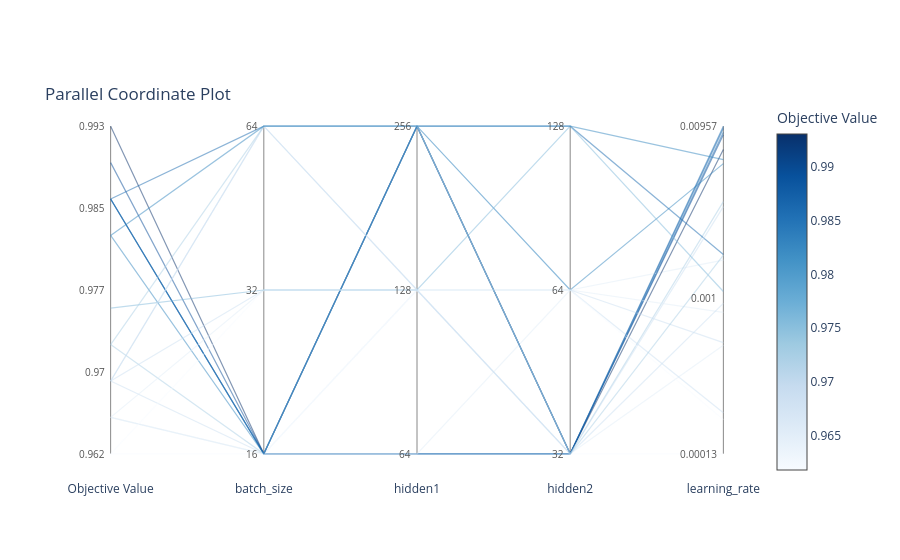
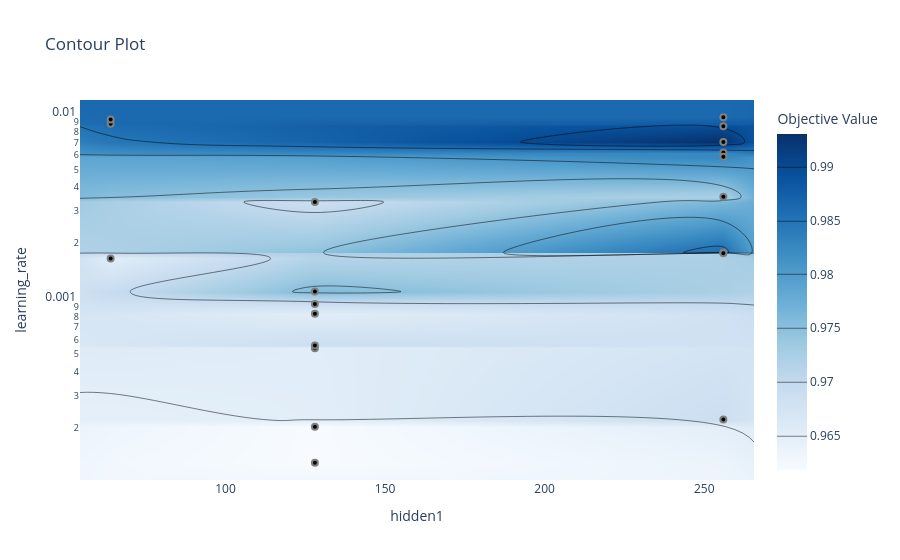

Write notebook code for charts like these, in order.
### Code cell
# 3. Parallel-coordinate plot
plot_parallel_coordinate(
    study,
    params=[
        "learning_rate",
        "batch_size",
        "hidden1",
        "hidden2"
    ]
).show()


# 4. 2D contour plot
plot_contour(
    study,
    params=[
        "learning_rate",
        "hidden1"
    ]
).show()

### Figure 1 — Plotly figure (JSON) as saved in the notebook; plotly's stock layout.template omitted (floating-point values rounded to 4 significant figures)
{"data": [{"customdata": [["Objective Value", "0.986"], ["batch_size", "16"], ["hidden1", "64"], ["hidden2", "32"], ["learning_rate", "0.00883"]], "hovertemplate": "%{customdata[0]}: %{customdata[1]}<extra></extra>", "line": {"color": "rgb(27.444444444444287, 105.88888888888869, 175.4444444444443)", "dash": "solid", "width": 1.2}, "mode": "lines", "opacity": 0.5, "showlegend": false, "type": "scatter", "x": [0, 1, 2, 3, 4], "y": [0.7778, 0, 0, 0, 0.9813]}, {"customdata": [["Objective Value", "0.986"], ["batch_size", "16"], ["hidden1", "64"], ["hidden2", "32"], ["learning_rate", "0.0093"]], "hovertemplate": "%{customdata[0]}: %{customdata[1]}<extra></extra>", "line": {"color": "rgb(27.444444444444287, 105.88888888888869, 175.4444444444443)", "dash": "solid", "width": 1.2}, "mode": "lines", "opacity": 0.5, "showlegend": false, "type": "scatter", "x": [0, 1, 2, 3, 4], "y": [0.7778, 0, 0, 0, 0.9934]}, {"customdata": [["Objective Value", "0.965"], ["batch_size", "16"], ["hidden1", "64"], ["hidden2", "64"], ["learning_rate", "0.00165"]], "hovertemplate": "%{customdata[0]}: %{customdata[1]}<extra></extra>", "line": {"color": "rgb(224.77777777777786, 236.77777777777783, 247.8888888888889)", "dash": "solid", "width": 1.2}, "mode": "lines", "opacity": 0.5, "showlegend": false, "type": "scatter", "x": [0, 1, 2, 3, 4], "y": [0.1111, 0, 0, 0.5, 0.5913]}, {"customdata": [["Objective Value", "0.965"], ["batch_size", "16"], ["hidden1", "128"], ["hidden2", "32"], ["learning_rate", "0.000539"]], "hovertemplate": "%{customdata[0]}: %{customdata[1]}<extra></extra>", "line": {"color": "rgb(224.77777777777786, 236.77777777777783, 247.8888888888889)", "dash": "solid", "width": 1.2}, "mode": "lines", "opacity": 0.5, "showlegend": false, "type": "scatter", "x": [0, 1, 2, 3, 4], "y": [0.1111, 0, 0.5, 0, 0.3313]}, {"customdata": [["Objective Value", "0.962"], ["batch_size", "16"], ["hidden1", "128"], ["hidden2", "32"], ["learning_rate", "0.00013"]], "hovertemplate": "%{customdata[0]}: %{customdata[1]}<extra></extra>", "line": {"color": "rgb(247.0, 251.0, 255.0)", "dash": "solid", "width": 1.2}, "mode": "lines", "opacity": 0.5, "showlegend": false, "type": "scatter", "x": [0, 1, 2, 3, 4], "y": [0, 0, 0.5, 0, 0]}, {"customdata": [["Objective Value", "0.993"], ["batch_size", "16"], ["hidden1", "256"], ["hidden2", "32"], ["learning_rate", "0.00704"]], "hovertemplate": "%{customdata[0]}: %{customdata[1]}<extra></extra>", "line": {"color": "rgb(8.0, 48.0, 107.0)", "dash": "solid", "width": 1.2}, "mode": "lines", "opacity": 0.5, "showlegend": false, "type": "scatter", "x": [0, 1, 2, 3, 4], "y": [1, 0, 1, 0, 0.9287]}, {"customdata": [["Objective Value", "0.99"], ["batch_size", "16"], ["hidden1", "256"], ["hidden2", "32"], ["learning_rate", "0.00855"]], "hovertemplate": "%{customdata[0]}: %{customdata[1]}<extra></extra>", "line": {"color": "rgb(8.0, 77.33333333333323, 150.5555555555554)", "dash": "solid", "width": 1.2}, "mode": "lines", "opacity": 0.5, "showlegend": false, "type": "scatter", "x": [0, 1, 2, 3, 4], "y": [0.8889, 0, 1, 0, 0.9738]}, {"customdata": [["Objective Value", "0.972"], ["batch_size", "16"], ["hidden1", "256"], ["hidden2", "32"], ["learning_rate", "0.00355"]], "hovertemplate": "%{customdata[0]}: %{customdata[1]}<extra></extra>", "line": {"color": "rgb(171.3333333333337, 207.66666666666683, 229.6666666666668)", "dash": "solid", "width": 1.2}, "mode": "lines", "opacity": 0.5, "showlegend": false, "type": "scatter", "x": [0, 1, 2, 3, 4], "y": [0.3333, 0, 1, 0, 0.7697]}, {"customdata": [["Objective Value", "0.969"], ["batch_size", "16"], ["hidden1", "256"], ["hidden2", "64"], ["learning_rate", "0.000222"]], "hovertemplate": "%{customdata[0]}: %{customdata[1]}<extra></extra>", "line": {"color": "rgb(203.33333333333348, 222.55555555555566, 240.77777777777783)", "dash": "solid", "width": 1.2}, "mode": "lines", "opacity": 0.5, "showlegend": false, "type": "scatter", "x": [0, 1, 2, 3, 4], "y": [0.2222, 0, 1, 0.5, 0.1251]}, {"customdata": [["Objective Value", "0.983"], ["batch_size", "16"], ["hidden1", "256"], ["hidden2", "64"], ["learning_rate", "0.00585"]], "hovertemplate": "%{customdata[0]}: %{customdata[1]}<extra></extra>", "line": {"color": "rgb(55.000000000000625, 135.00000000000063, 192.33333333333366)", "dash": "solid", "width": 1.2}, "mode": "lines", "opacity": 0.5, "showlegend": false, "type": "scatter", "x": [0, 1, 2, 3, 4], "y": [0.6667, 0, 1, 0.5, 0.8858]}, {"customdata": [["Objective Value", "0.986"], ["batch_size", "16"], ["hidden1", "256"], ["hidden2", "128"], ["learning_rate", "0.00178"]], "hovertemplate": "%{customdata[0]}: %{customdata[1]}<extra></extra>", "line": {"color": "rgb(27.444444444444287, 105.88888888888869, 175.4444444444443)", "dash": "solid", "width": 1.2}, "mode": "lines", "opacity": 0.5, "showlegend": false, "type": "scatter", "x": [0, 1, 2, 3, 4], "y": [0.7778, 0, 1, 1, 0.6084]}, {"customdata": [["Objective Value", "0.969"], ["batch_size", "32"], ["hidden1", "128"], ["hidden2", "32"], ["learning_rate", "0.00333"]], "hovertemplate": "%{customdata[0]}: %{customdata[1]}<extra></extra>", "line": {"color": "rgb(203.33333333333348, 222.55555555555566, 240.77777777777783)", "dash": "solid", "width": 1.2}, "mode": "lines", "opacity": 0.5, "showlegend": false, "type": "scatter", "x": [0, 1, 2, 3, 4], "y": [0.2222, 0.5, 0.5, 0, 0.7547]}, {"customdata": [["Objective Value", "0.962"], ["batch_size", "32"], ["hidden1", "128"], ["hidden2", "64"], ["learning_rate", "0.000203"]], "hovertemplate": "%{customdata[0]}: %{customdata[1]}<extra></extra>", "line": {"color": "rgb(247.0, 251.0, 255.0)", "dash": "solid", "width": 1.2}, "mode": "lines", "opacity": 0.5, "showlegend": false, "type": "scatter", "x": [0, 1, 2, 3, 4], "y": [0, 0.5, 0.5, 0.5, 0.1043]}, {"customdata": [["Objective Value", "0.965"], ["batch_size", "32"], ["hidden1", "128"], ["hidden2", "64"], ["learning_rate", "0.00083"]], "hovertemplate": "%{customdata[0]}: %{customdata[1]}<extra></extra>", "line": {"color": "rgb(224.77777777777786, 236.77777777777783, 247.8888888888889)", "dash": "solid", "width": 1.2}, "mode": "lines", "opacity": 0.5, "showlegend": false, "type": "scatter", "x": [0, 1, 2, 3, 4], "y": [0.1111, 0.5, 0.5, 0.5, 0.4315]}, {"customdata": [["Objective Value", "0.976"], ["batch_size", "32"], ["hidden1", "128"], ["hidden2", "128"], ["learning_rate", "0.00109"]], "hovertemplate": "%{customdata[0]}: %{customdata[1]}<extra></extra>", "line": {"color": "rgb(129.6666666666673, 186.4444444444448, 218.88888888888903)", "dash": "solid", "width": 1.2}, "mode": "lines", "opacity": 0.5, "showlegend": false, "type": "scatter", "x": [0, 1, 2, 3, 4], "y": [0.4444, 0.5, 0.5, 1, 0.4954]}, {"customdata": [["Objective Value", "0.969"], ["batch_size", "64"], ["hidden1", "128"], ["hidden2", "32"], ["learning_rate", "0.000935"]], "hovertemplate": "%{customdata[0]}: %{customdata[1]}<extra></extra>", "line": {"color": "rgb(203.33333333333348, 222.55555555555566, 240.77777777777783)", "dash": "solid", "width": 1.2}, "mode": "lines", "opacity": 0.5, "showlegend": false, "type": "scatter", "x": [0, 1, 2, 3, 4], "y": [0.2222, 1, 0.5, 0, 0.4593]}, {"customdata": [["Objective Value", "0.969"], ["batch_size", "64"], ["hidden1", "128"], ["hidden2", "64"], ["learning_rate", "0.000558"]], "hovertemplate": "%{customdata[0]}: %{customdata[1]}<extra></extra>", "line": {"color": "rgb(203.33333333333348, 222.55555555555566, 240.77777777777783)", "dash": "solid", "width": 1.2}, "mode": "lines", "opacity": 0.5, "showlegend": false, "type": "scatter", "x": [0, 1, 2, 3, 4], "y": [0.2222, 1, 0.5, 0.5, 0.3394]}, {"customdata": [["Objective Value", "0.986"], ["batch_size", "64"], ["hidden1", "256"], ["hidden2", "32"], ["learning_rate", "0.00957"]], "hovertemplate": "%{customdata[0]}: %{customdata[1]}<extra></extra>", "line": {"color": "rgb(27.444444444444287, 105.88888888888869, 175.4444444444443)", "dash": "solid", "width": 1.2}, "mode": "lines", "opacity": 0.5, "showlegend": false, "type": "scatter", "x": [0, 1, 2, 3, 4], "y": [0.7778, 1, 1, 0, 1]}, {"customdata": [["Objective Value", "0.972"], ["batch_size", "64"], ["hidden1", "256"], ["hidden2", "32"], ["learning_rate", "0.00176"]], "hovertemplate": "%{customdata[0]}: %{customdata[1]}<extra></extra>", "line": {"color": "rgb(171.3333333333337, 207.66666666666683, 229.6666666666668)", "dash": "solid", "width": 1.2}, "mode": "lines", "opacity": 0.5, "showlegend": false, "type": "scatter", "x": [0, 1, 2, 3, 4], "y": [0.3333, 1, 1, 0, 0.6065]}, {"customdata": [["Objective Value", "0.983"], ["batch_size", "64"], ["hidden1", "256"], ["hidden2", "128"], ["learning_rate", "0.00617"]], "hovertemplate": "%{customdata[0]}: %{customdata[1]}<extra></extra>", "line": {"color": "rgb(55.000000000000625, 135.00000000000063, 192.33333333333366)", "dash": "solid", "width": 1.2}, "mode": "lines", "opacity": 0.5, "showlegend": false, "type": "scatter", "x": [0, 1, 2, 3, 4], "y": [0.6667, 1, 1, 1, 0.8979]}, {"hoverinfo": "skip", "marker": {"cmax": 0.9931, "cmin": 0.9618, "color": [0.9618, 0.9931], "colorbar": {"title": {"text": "Objective Value"}}, "colorscale": [[0, "rgb(247,251,255)"], [0.125, "rgb(222,235,247)"], [0.25, "rgb(198,219,239)"], [0.375, "rgb(158,202,225)"], [0.5, "rgb(107,174,214)"], [0.625, "rgb(66,146,198)"], [0.75, "rgb(33,113,181)"], [0.875, "rgb(8,81,156)"], [1, "rgb(8,48,107)"]], "reversescale": false, "showscale": true}, "mode": "markers", "showlegend": false, "type": "scatter", "x": [null, null], "y": [null, null]}], "layout": {"annotations": [{"font": {"color": "#555", "size": 10}, "showarrow": false, "text": "0.962", "x": 0, "xanchor": "right", "xshift": -4, "y": 0}, {"font": {"color": "#555", "size": 10}, "showarrow": false, "text": "0.97", "x": 0, "xanchor": "right", "xshift": -4, "y": 0.25}, {"font": {"color": "#555", "size": 10}, "showarrow": false, "text": "0.977", "x": 0, "xanchor": "right", "xshift": -4, "y": 0.5}, {"font": {"color": "#555", "size": 10}, "showarrow": false, "text": "0.985", "x": 0, "xanchor": "right", "xshift": -4, "y": 0.75}, {"font": {"color": "#555", "size": 10}, "showarrow": false, "text": "0.993", "x": 0, "xanchor": "right", "xshift": -4, "y": 1}, {"font": {"color": "#555", "size": 10}, "showarrow": false, "text": "16", "x": 1, "xanchor": "right", "xshift": -4, "y": 0}, {"font": {"color": "#555", "size": 10}, "showarrow": false, "text": "32", "x": 1, "xanchor": "right", "xshift": -4, "y": 0.5}, {"font": {"color": "#555", "size": 10}, "showarrow": false, "text": "64", "x": 1, "xanchor": "right", "xshift": -4, "y": 1}, {"font": {"color": "#555", "size": 10}, "showarrow": false, "text": "64", "x": 2, "xanchor": "right", "xshift": -4, "y": 0}, {"font": {"color": "#555", "size": 10}, "showarrow": false, "text": "128", "x": 2, "xanchor": "right", "xshift": -4, "y": 0.5}, {"font": {"color": "#555", "size": 10}, "showarrow": false, "text": "256", "x": 2, "xanchor": "right", "xshift": -4, "y": 1}, {"font": {"color": "#555", "size": 10}, "showarrow": false, "text": "32", "x": 3, "xanchor": "right", "xshift": -4, "y": 0}, {"font": {"color": "#555", "size": 10}, "showarrow": false, "text": "64", "x": 3, "xanchor": "right", "xshift": -4, "y": 0.5}, {"font": {"color": "#555", "size": 10}, "showarrow": false, "text": "128", "x": 3, "xanchor": "right", "xshift": -4, "y": 1}, {"font": {"color": "#555", "size": 10}, "showarrow": false, "text": "0.00013", "x": 4, "xanchor": "right", "xshift": -4, "y": 0}, {"font": {"color": "#555", "size": 10}, "showarrow": false, "text": "0.001", "x": 4, "xanchor": "right", "xshift": -4, "y": 0.4749}, {"font": {"color": "#555", "size": 10}, "showarrow": false, "text": "0.00957", "x": 4, "xanchor": "right", "xshift": -4, "y": 1}], "hovermode": "closest", "legend": {"orientation": "h", "x": 1, "xanchor": "right", "y": 1, "yanchor": "bottom"}, "plot_bgcolor": "white", "shapes": [{"layer": "below", "line": {"color": "#888", "width": 1}, "type": "line", "x0": 0, "x1": 0, "y0": 0, "y1": 1}, {"layer": "below", "line": {"color": "#888", "width": 1}, "type": "line", "x0": 1, "x1": 1, "y0": 0, "y1": 1}, {"layer": "below", "line": {"color": "#888", "width": 1}, "type": "line", "x0": 2, "x1": 2, "y0": 0, "y1": 1}, {"layer": "below", "line": {"color": "#888", "width": 1}, "type": "line", "x0": 3, "x1": 3, "y0": 0, "y1": 1}, {"layer": "below", "line": {"color": "#888", "width": 1}, "type": "line", "x0": 4, "x1": 4, "y0": 0, "y1": 1}], "title": {"text": "Parallel Coordinate Plot", "y": 1, "yanchor": "bottom", "yref": "paper"}, "xaxis": {"range": [-0.2, 4.2], "showgrid": false, "tickmode": "array", "ticktext": ["Objective Value", "batch_size", "hidden1", "hidden2", "learning_rate"], "tickvals": [0, 1, 2, 3, 4], "zeroline": false}, "yaxis": {"fixedrange": true, "range": [-0.08, 1.08], "visible": false}}}

### Figure 2 — Plotly figure (JSON) as saved in the notebook; plotly's stock layout.template omitted (floating-point values rounded to 4 significant figures)
{"data": [{"colorbar": {"title": {"text": "Objective Value"}}, "colorscale": [[0, "rgb(247,251,255)"], [0.125, "rgb(222,235,247)"], [0.25, "rgb(198,219,239)"], [0.375, "rgb(158,202,225)"], [0.5, "rgb(107,174,214)"], [0.625, "rgb(66,146,198)"], [0.75, "rgb(33,113,181)"], [0.875, "rgb(8,81,156)"], [1, "rgb(8,48,107)"]], "connectgaps": true, "contours": {"coloring": "heatmap"}, "hoverinfo": "none", "line": {"smoothing": 1.3}, "reversescale": false, "type": "contour", "x": [54.4, 64, 128, 256, 265.6], "y": [0.0001046, 0.0001297, 0.0002031, 0.0002221, 0.0005391, 0.0005584, 0.0008296, 0.0009352, 0.001092, 0.001649, 0.001761, 0.001775, 0.003331, 0.003553, 0.005855, 0.006168, 0.007041, 0.008547, 0.008829, 0.0093, 0.009568, 0.01186], "z": [[NaN, NaN, NaN, NaN, NaN], [NaN, NaN, 0.9618, NaN, NaN], [NaN, NaN, 0.9618, NaN, NaN], [NaN, NaN, NaN, 0.9688, NaN], [NaN, NaN, 0.9653, NaN, NaN], [NaN, NaN, 0.9688, NaN, NaN], [NaN, NaN, 0.9653, NaN, NaN], [NaN, NaN, 0.9688, NaN, NaN], [NaN, NaN, 0.9757, NaN, NaN], [NaN, 0.9653, NaN, NaN, NaN], [NaN, NaN, NaN, 0.9722, NaN], [NaN, NaN, NaN, 0.9861, NaN], [NaN, NaN, 0.9688, NaN, NaN], [NaN, NaN, NaN, 0.9722, NaN], [NaN, NaN, NaN, 0.9826, NaN], [NaN, NaN, NaN, 0.9826, NaN], [NaN, NaN, NaN, 0.9931, NaN], [NaN, NaN, NaN, 0.9896, NaN], [NaN, 0.9861, NaN, NaN, NaN], [NaN, 0.9861, NaN, NaN, NaN], [NaN, NaN, NaN, 0.9861, NaN], [NaN, NaN, NaN, NaN, NaN]]}, {"marker": {"color": "black", "line": {"color": "Gray", "width": 2}}, "mode": "markers", "name": "Feasible Trial", "showlegend": false, "type": "scatter", "x": [128, 128, 128, 128, 256, 128, 64, 128, 256, 128, 64, 64, 256, 256, 256, 256, 128, 256, 256, 256], "y": [0.001092, 0.0005391, 0.0001297, 0.0009352, 0.0002221, 0.0002031, 0.001649, 0.0005584, 0.007041, 0.0008296, 0.008829, 0.0093, 0.008547, 0.003553, 0.006168, 0.009568, 0.003331, 0.001775, 0.005855, 0.001761]}, {"marker": {"color": "#cccccc", "line": {"color": "Gray", "width": 2}}, "mode": "markers", "name": "Infeasible Trial", "showlegend": false, "type": "scatter", "x": [], "y": []}], "layout": {"title": {"text": "Contour Plot"}, "xaxis": {"range": [54.4, 265.6], "title": {"text": "hidden1"}}, "yaxis": {"range": [-3.98, -1.926], "title": {"text": "learning_rate"}, "type": "log"}}}
